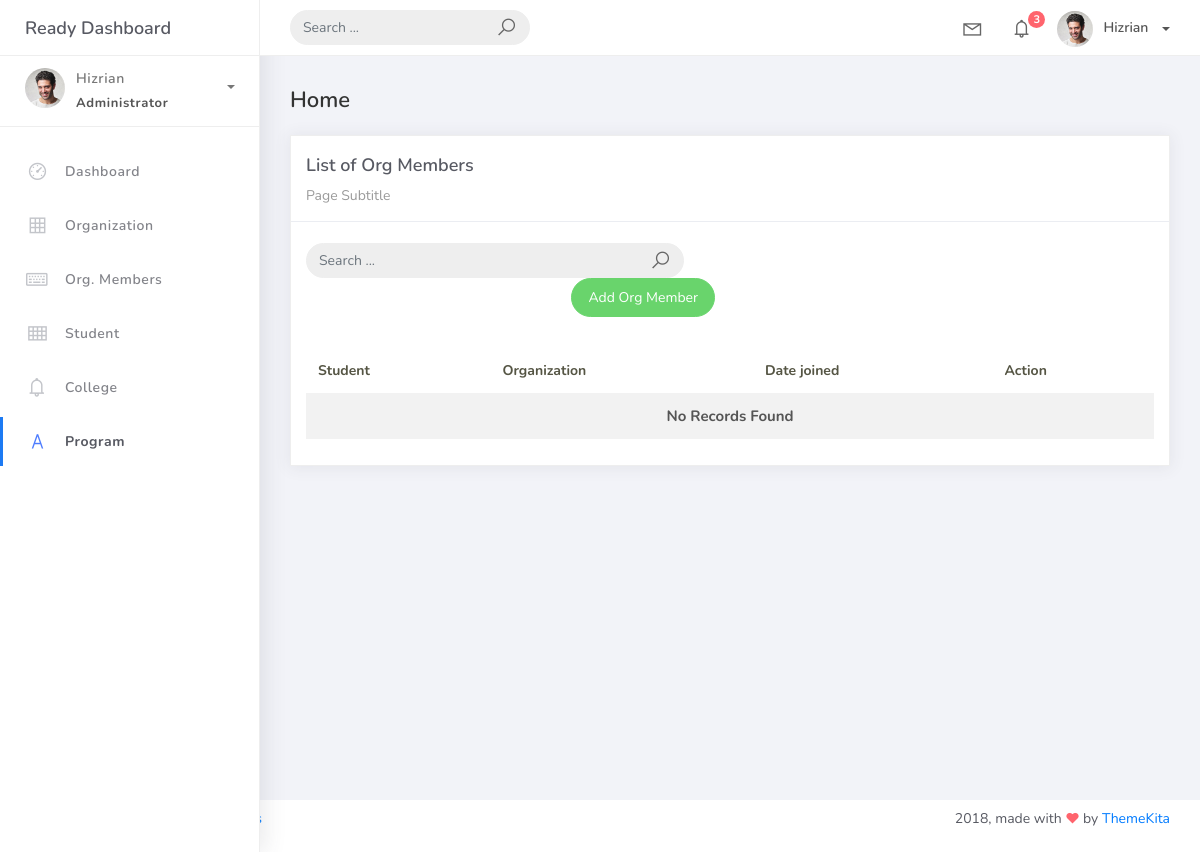
Before: /orgmember_list with the older database file.
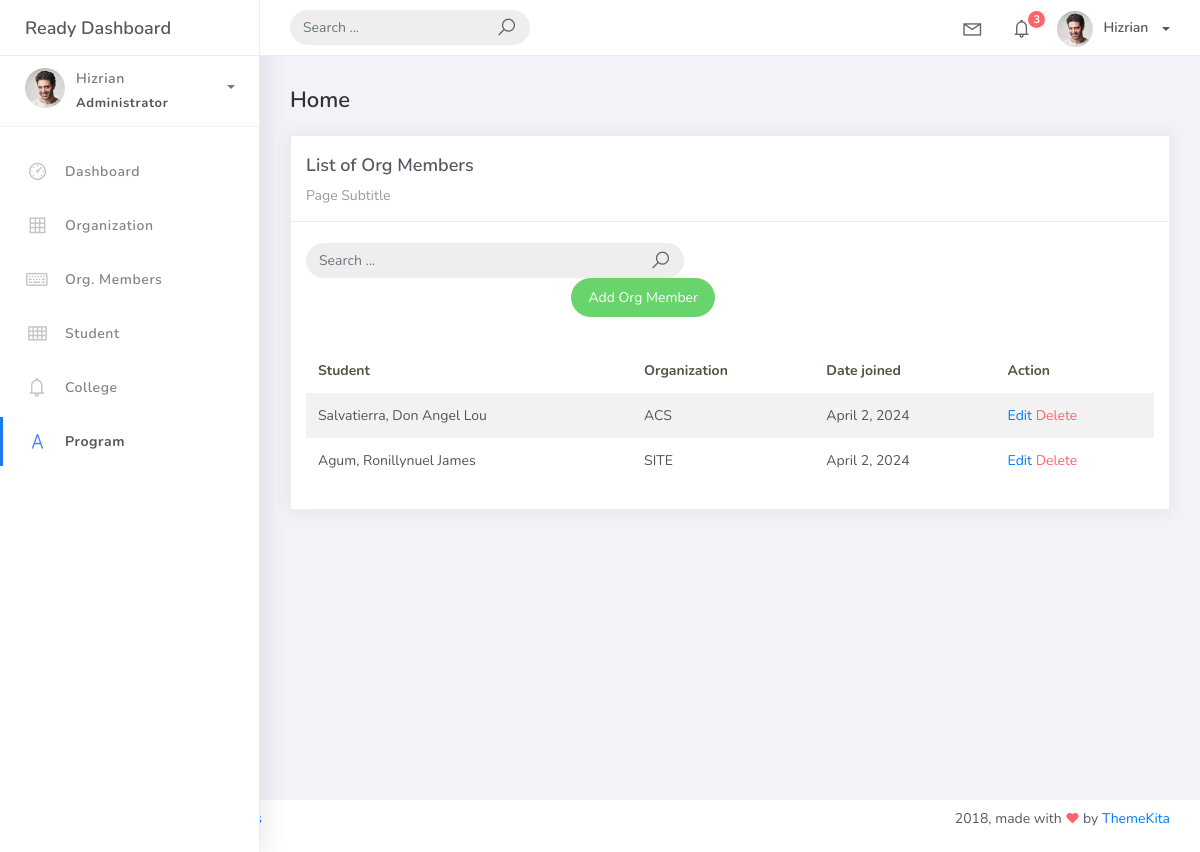
After: the same page with the newer database file.
### studentorg/models.py (models this page shows)
class BaseModel(models.Model):
    created_at = models.DateTimeField(auto_now_add=True, db_index=True)
    updated_at = models.DateTimeField(auto_now=True)
    class Meta:
        abstract = True

class OrgMember(BaseModel):
    student = models. ForeignKey(Student, on_delete=models.CASCADE)
    organization = models. ForeignKey(Organization, on_delete=models.CASCADE)
    date_joined = models.DateField()

class Student(BaseModel):
    student_id = models.CharField(max_length=15)
    lastname = models.CharField(max_length=25)
    firstname = models.CharField(max_length=25)
    middlename = models.CharField(max_length=25, blank=True, null=True)
    program = models. ForeignKey (Program, on_delete=models.CASCADE)
    def __str__ (self):
        return f"{self.lastname}, {self.firstname}"

class Organization (BaseModel):
    name = models. CharField(max_length=250)
    college = models.ForeignKey(
        College, null=True, blank=True, on_delete=models.CASCADE)
    description = models.CharField(max_length=500)
    def __str__ (self):
        return self.name

### studentorg/views.py (the view)
# urls.py: path('orgmember_list', OrgMemberList.as_view(), name="orgmember-list"),
class OrgMemberList(ListView):
    model = OrgMember
    context_object_name = "org_members"
    template_name = "orgmemb_list.html"
    paginate_by = 5
    def get_queryset(self, *args, **kwargs):
        qs = super(OrgMemberList, self).get_queryset(*args, **kwargs)
        if self.request.GET.get('q') != None:
            query = self.request.GET.get('q')
            qs = qs.filter(Q(student__firstname__icontains=query) | Q(organization__name__icontains=query) | Q(date_joined__icontains=query))
        return qs

### templates/orgmemb_list.html (shortened to what this page needs)
{% extends 'base.html' %}
{% load static %}
{% block content %}
<div class="content">
    <div class="container-fluid">
        <h4 class="page-title">Home</h4>
        <div class="row">
            <div class="col-md-12">
                <div class="card">
                    <div class="card-header">
                        <div class="card-title">List of Org Members</div>
                        <div class="card-category">Page Subtitle</div>
                    </div>
                    <br />
                    <div class="col-md-12 row">
                        <div class="col-md-6">
                            <form class="navbar-left navbar-form nav-search mr-md-3" action="{% url 'orgmember-list' %}">
                                <div class="input-group">
                                    <input type="text" placeholder="Search ..." class="form-control" name="q" />
                                    <div class="input-group-append">
                                        <span class="input-group-text">
                                            <i class="la la-search search-icon"></i>
                                        </span>
                                    </div>
                                </div>
                            </form>
                        </div>
                    </div>
                    <div class="col-md-6">
                        <div class="pull-right">
                            <a href="{% url 'orgmem-add' %}" class="btn btn-success btn-rounded">Add Org Member</a>
                        </div>
                    </div>
                    <div class="card-body">
                        <table class="table table-striped mt-3">
                            <thead>
                                <tr>
                                    <th scope="col">Student</th>
                                    <th scope="col">Organization</th>
                                    <th scope="col">Date joined</th>
                                    <th scope="col">Action</th>
                                </tr>
                            </thead>
                            <tbody>
                                {% for org_member in org_members %}
                                <tr>
                                    <td>{{ org_member.student }}</td>
                                    <td>{{ org_member.organization }}</td>
                                    <td>{{ org_member.date_joined }}</td>
                                    <td>
                                        <a href="/orgmem_list/{{ org_member.id }}">Edit</a>
                                        <a href="/orgmem_list/{{ org_member.id }}/delete" class="text-danger">Delete</a>
                                    </td>
                                </tr>
                                {% empty %}
                                <tr>
                                    <td colspan="4" style="text-align: center">
                                        <p class="text-sm font-weight-bold mb-0">No Records Found</p>
                                    </td>
                                </tr>
                                {% endfor %}
                            </tbody>
                        </table>
                    </div>
                </div>
            </div>
        </div>
    </div>
</div>
{% endblock %}

Changed rows visible on the page:
added OrgMember: student "Salvatierra, Don Angel Lou", organization "ACS", date_joined "April 2, 2024"
added OrgMember: student "Agum, Ronillynuel James", organization "SITE", date_joined "April 2, 2024"
Other visible differences:
text no longer shown: "No Records Found"
